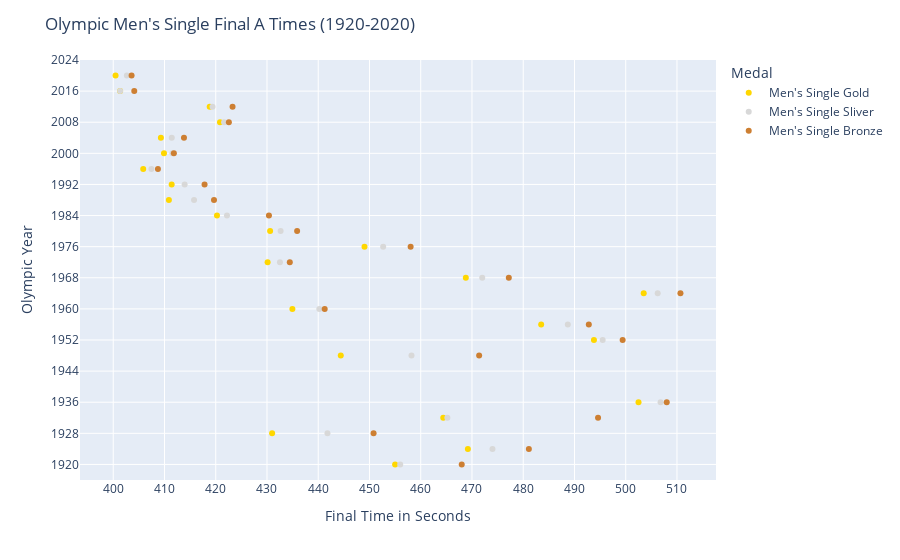
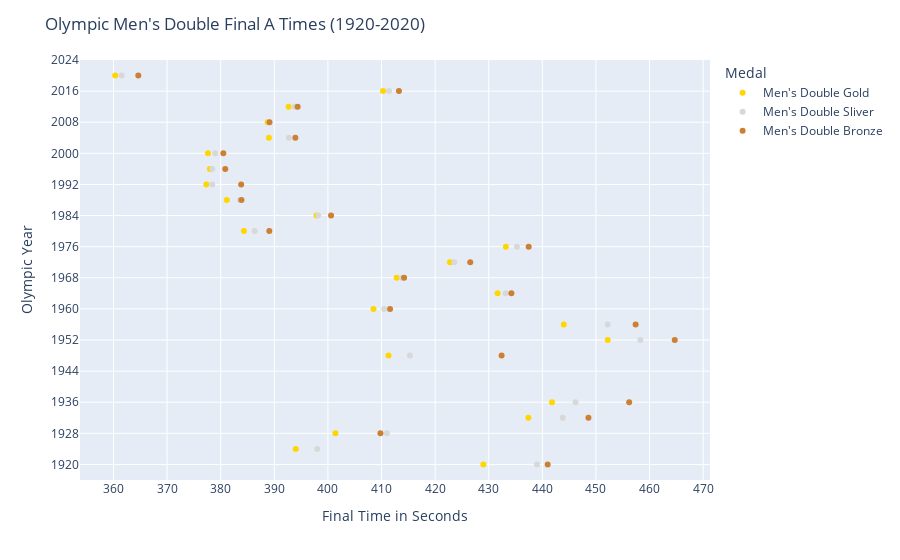
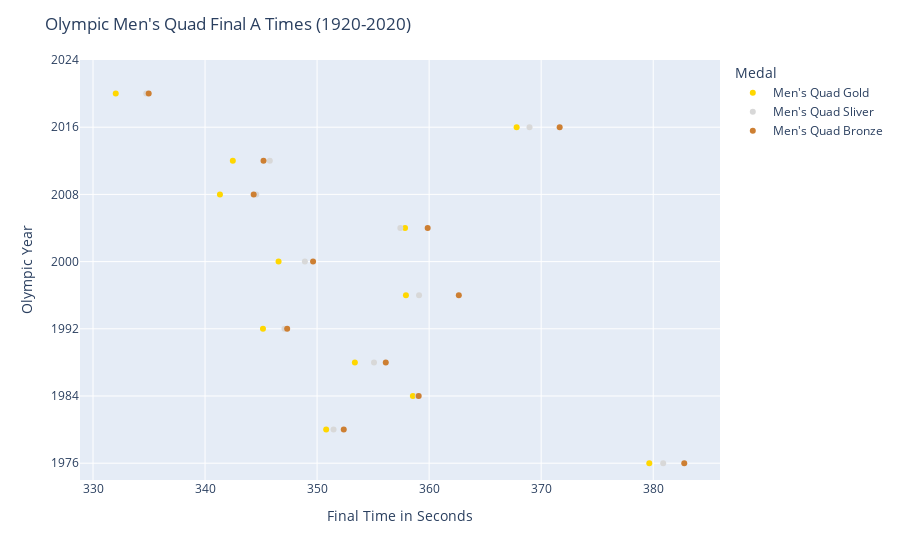
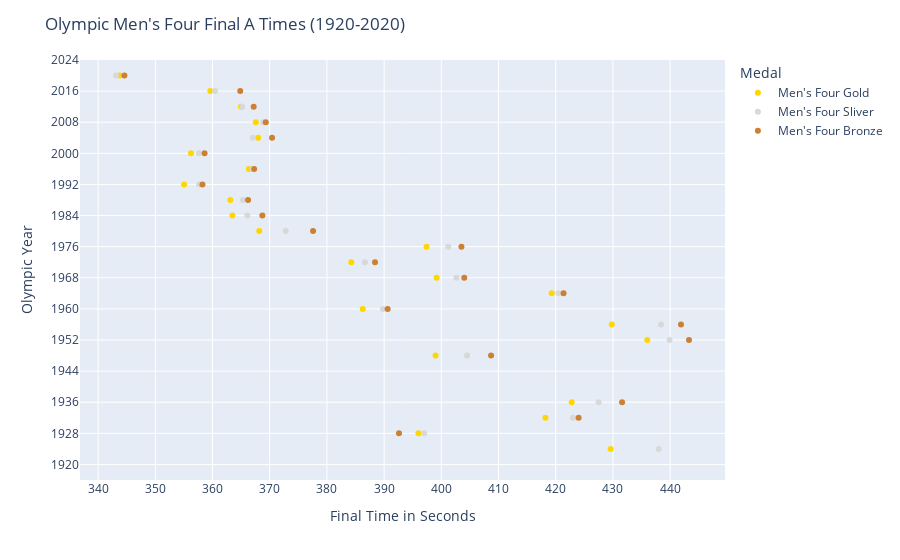

These figures' notebook cell, in order:
### Code cell
events = data.columns

primer = 0





for i in range(5) :

    event_name = list(events[primer].split(" "))

    event_name = f"Men's {event_name[1]}"

    if (primer == 6):
        start_year = 1974
    else:
        start_year = 1916

    fig = px.scatter(data, x=events[primer:(primer+3)], y = data.index, 
    color_discrete_map={
            events[primer]: "gold",
            events[primer + 1]: "#d8d8d8",
            events[primer + 2]: "#CD7F32"
        },)


    fig.update_layout(
        title = f"Olympic {event_name} Final A Times (1920-2020)",
        yaxis_title = 'Olympic Year',
        xaxis_title = 'Final Time in Seconds',
        legend_title_text = 'Medal',
        xaxis = dict(
            tickmode = 'linear',
            #range= [],
            tick0 = 0,
            dtick = 10
        ),
        yaxis = dict(
            tickmode = 'linear',
            range=[start_year, 2024],
            tick0 = 0,
            dtick = 8
        )
    )

    primer = primer + 3

    fig.show()

### Figure 1 — Plotly figure (JSON) as saved in the notebook; plotly's stock layout.template omitted (floating-point values rounded to 4 significant figures)
{"data": [{"hovertemplate": "variable=Men's Single Gold<br>value=%{x}<br>Year=%{y}<extra></extra>", "legendgroup": "Men's Single Gold", "marker": {"color": "gold", "symbol": "circle"}, "mode": "markers", "name": "Men's Single Gold", "orientation": "v", "showlegend": true, "type": "scatter", "x": [455, 469.2, 431, 464.4, 502.5, 444.4, 493.8, 483.5, 435.0, 503.5, 468.8, 430.1, 449.0, 430.6, 420.2, 410.9, 411.4, 405.9, 409.9, 409.3, 420.8, 418.8, 401.3, 400.4], "xaxis": "x", "y": [1920, 1924, 1928, 1932, 1936, 1948, 1952, 1956, 1960, 1964, 1968, 1972, 1976, 1980, 1984, 1988, 1992, 1996, 2000, 2004, 2008, 2012, 2016, 2020], "yaxis": "y"}, {"hovertemplate": "variable=Men's Single Sliver<br>value=%{x}<br>Year=%{y}<extra></extra>", "legendgroup": "Men's Single Sliver", "marker": {"color": "#d8d8d8", "symbol": "circle"}, "mode": "markers", "name": "Men's Single Sliver", "orientation": "v", "showlegend": true, "type": "scatter", "x": [456, 474, 441.8, 465.2, 506.8, 458.2, 495.5, 488.7, 440.2, 506.2, 472, 432.5, 452.7, 432.7, 422.2, 415.8, 413.9, 407.4, 411.6, 411.4, 421.6, 419.4, 401.3, 402.7], "xaxis": "x", "y": [1920, 1924, 1928, 1932, 1936, 1948, 1952, 1956, 1960, 1964, 1968, 1972, 1976, 1980, 1984, 1988, 1992, 1996, 2000, 2004, 2008, 2012, 2016, 2020], "yaxis": "y"}, {"hovertemplate": "variable=Men's Single Bronze<br>value=%{x}<br>Year=%{y}<extra></extra>", "legendgroup": "Men's Single Bronze", "marker": {"color": "#CD7F32", "symbol": "circle"}, "mode": "markers", "name": "Men's Single Bronze", "orientation": "v", "showlegend": true, "type": "scatter", "x": [468, 481.1, 450.8, 494.6, 508, 471.4, 499.4, 492.8, 441.3, 510.7, 477.2, 434.4, 458.0, 435.9, 430.4, 419.7, 417.8, 408.7, 411.8, 413.8, 422.6, 423.3, 404.1, 403.6], "xaxis": "x", "y": [1920, 1924, 1928, 1932, 1936, 1948, 1952, 1956, 1960, 1964, 1968, 1972, 1976, 1980, 1984, 1988, 1992, 1996, 2000, 2004, 2008, 2012, 2016, 2020], "yaxis": "y"}], "layout": {"legend": {"title": {"text": "Medal"}, "tracegroupgap": 0}, "margin": {"t": 60}, "title": {"text": "Olympic Men's Single Final A Times (1920-2020)"}, "xaxis": {"anchor": "y", "domain": [0, 1], "dtick": 10, "tick0": 0, "tickmode": "linear", "title": {"text": "Final Time in Seconds"}}, "yaxis": {"anchor": "x", "domain": [0, 1], "dtick": 8, "range": [1916, 2024], "tick0": 0, "tickmode": "linear", "title": {"text": "Olympic Year"}}}}

### Figure 2 — Plotly figure (JSON) as saved in the notebook; plotly's stock layout.template omitted (floating-point values rounded to 4 significant figures)
{"data": [{"hovertemplate": "variable=Men's Double Gold<br>value=%{x}<br>Year=%{y}<extra></extra>", "legendgroup": "Men's Double Gold", "marker": {"color": "gold", "symbol": "circle"}, "mode": "markers", "name": "Men's Double Gold", "orientation": "v", "showlegend": true, "type": "scatter", "x": [429, 394, 401.4, 437.4, 441.8, 411.3, 452.2, 444, 408.5, 431.7, 412.8, 422.8, 433.2, 384.3, 397.9, 381.1, 377.3, 378.0, 377.6, 389, 388.8, 392.7, 410.3, 360.3], "xaxis": "x", "y": [1920, 1924, 1928, 1932, 1936, 1948, 1952, 1956, 1960, 1964, 1968, 1972, 1976, 1980, 1984, 1988, 1992, 1996, 2000, 2004, 2008, 2012, 2016, 2020], "yaxis": "y"}, {"hovertemplate": "variable=Men's Double Sliver<br>value=%{x}<br>Year=%{y}<extra></extra>", "legendgroup": "Men's Double Sliver", "marker": {"color": "#d8d8d8", "symbol": "circle"}, "mode": "markers", "name": "Men's Double Sliver", "orientation": "v", "showlegend": true, "type": "scatter", "x": [439, 398, 411, 443.8, 446.2, 415.3, 458.3, 452.2, 410.5, 433.2, 413.8, 423.6, 435.3, 386.3, 398.2, 383.6, 378.4, 378.4, 379.0, 392.7, 389.1, 393.8, 411.4, 361.5], "xaxis": "x", "y": [1920, 1924, 1928, 1932, 1936, 1948, 1952, 1956, 1960, 1964, 1968, 1972, 1976, 1980, 1984, 1988, 1992, 1996, 2000, 2004, 2008, 2012, 2016, 2020], "yaxis": "y"}, {"hovertemplate": "variable=Men's Double Bronze<br>value=%{x}<br>Year=%{y}<extra></extra>", "legendgroup": "Men's Double Bronze", "marker": {"color": "#CD7F32", "symbol": "circle"}, "mode": "markers", "name": "Men's Double Bronze", "orientation": "v", "showlegend": true, "type": "scatter", "x": [441, null, 409.8, 448.6, 456.2, 432.4, 464.7, 457.4, 411.6, 434.2, 414.2, 426.6, 437.4, 389.1, 400.6, 383.9, 383.8, 380.9, 380.5, 393.9, 389.1, 394.4, 413.2, 364.6], "xaxis": "x", "y": [1920, 1924, 1928, 1932, 1936, 1948, 1952, 1956, 1960, 1964, 1968, 1972, 1976, 1980, 1984, 1988, 1992, 1996, 2000, 2004, 2008, 2012, 2016, 2020], "yaxis": "y"}], "layout": {"legend": {"title": {"text": "Medal"}, "tracegroupgap": 0}, "margin": {"t": 60}, "title": {"text": "Olympic Men's Double Final A Times (1920-2020)"}, "xaxis": {"anchor": "y", "domain": [0, 1], "dtick": 10, "tick0": 0, "tickmode": "linear", "title": {"text": "Final Time in Seconds"}}, "yaxis": {"anchor": "x", "domain": [0, 1], "dtick": 8, "range": [1916, 2024], "tick0": 0, "tickmode": "linear", "title": {"text": "Olympic Year"}}}}

### Figure 3 — Plotly figure (JSON) as saved in the notebook; plotly's stock layout.template omitted (floating-point values rounded to 4 significant figures)
{"data": [{"hovertemplate": "variable=Men's Quad Gold<br>value=%{x}<br>Year=%{y}<extra></extra>", "legendgroup": "Men's Quad Gold", "marker": {"color": "gold", "symbol": "circle"}, "mode": "markers", "name": "Men's Quad Gold", "orientation": "v", "showlegend": true, "type": "scatter", "x": [null, null, null, null, null, null, null, null, null, null, null, null, 379.6, 350.8, 358.6, 353.4, 345.2, 357.9, 346.6, 357.9, 341.3, 342.5, 367.8, 332.0], "xaxis": "x", "y": [1920, 1924, 1928, 1932, 1936, 1948, 1952, 1956, 1960, 1964, 1968, 1972, 1976, 1980, 1984, 1988, 1992, 1996, 2000, 2004, 2008, 2012, 2016, 2020], "yaxis": "y"}, {"hovertemplate": "variable=Men's Quad Sliver<br>value=%{x}<br>Year=%{y}<extra></extra>", "legendgroup": "Men's Quad Sliver", "marker": {"color": "#d8d8d8", "symbol": "circle"}, "mode": "markers", "name": "Men's Quad Sliver", "orientation": "v", "showlegend": true, "type": "scatter", "x": [null, null, null, null, null, null, null, null, null, null, null, null, 380.9, 351.5, 359.0, 355.1, 347.1, 359.1, 348.9, 357.4, 344.6, 345.8, 369.0, 334.8], "xaxis": "x", "y": [1920, 1924, 1928, 1932, 1936, 1948, 1952, 1956, 1960, 1964, 1968, 1972, 1976, 1980, 1984, 1988, 1992, 1996, 2000, 2004, 2008, 2012, 2016, 2020], "yaxis": "y"}, {"hovertemplate": "variable=Men's Quad Bronze<br>value=%{x}<br>Year=%{y}<extra></extra>", "legendgroup": "Men's Quad Bronze", "marker": {"color": "#CD7F32", "symbol": "circle"}, "mode": "markers", "name": "Men's Quad Bronze", "orientation": "v", "showlegend": true, "type": "scatter", "x": [null, null, null, null, null, null, null, null, null, null, null, null, 382.8, 352.4, 359.1, 356.1, 347.3, 362.6, 349.6, 359.9, 344.3, 345.2, 371.6, 335.0], "xaxis": "x", "y": [1920, 1924, 1928, 1932, 1936, 1948, 1952, 1956, 1960, 1964, 1968, 1972, 1976, 1980, 1984, 1988, 1992, 1996, 2000, 2004, 2008, 2012, 2016, 2020], "yaxis": "y"}], "layout": {"legend": {"title": {"text": "Medal"}, "tracegroupgap": 0}, "margin": {"t": 60}, "title": {"text": "Olympic Men's Quad Final A Times (1920-2020)"}, "xaxis": {"anchor": "y", "domain": [0, 1], "dtick": 10, "tick0": 0, "tickmode": "linear", "title": {"text": "Final Time in Seconds"}}, "yaxis": {"anchor": "x", "domain": [0, 1], "dtick": 8, "range": [1974, 2024], "tick0": 0, "tickmode": "linear", "title": {"text": "Olympic Year"}}}}

### Figure 4 — Plotly figure (JSON) as saved in the notebook; plotly's stock layout.template omitted (floating-point values rounded to 4 significant figures)
{"data": [{"hovertemplate": "variable=Men's Four Gold<br>value=%{x}<br>Year=%{y}<extra></extra>", "legendgroup": "Men's Four Gold", "marker": {"color": "gold", "symbol": "circle"}, "mode": "markers", "name": "Men's Four Gold", "orientation": "v", "showlegend": true, "type": "scatter", "x": [null, 429.6, 396, 418.2, 422.8, 399, 436, 429.8, 386.3, 419.3, 399.2, 384.3, 397.4, 368.2, 363.5, 363.1, 355.0, 366.4, 356.2, 368.0, 367.6, 365.0, 359.6, 343.8], "xaxis": "x", "y": [1920, 1924, 1928, 1932, 1936, 1948, 1952, 1956, 1960, 1964, 1968, 1972, 1976, 1980, 1984, 1988, 1992, 1996, 2000, 2004, 2008, 2012, 2016, 2020], "yaxis": "y"}, {"hovertemplate": "variable=Men's Four Sliver<br>value=%{x}<br>Year=%{y}<extra></extra>", "legendgroup": "Men's Four Sliver", "marker": {"color": "#d8d8d8", "symbol": "circle"}, "mode": "markers", "name": "Men's Four Sliver", "orientation": "v", "showlegend": true, "type": "scatter", "x": [null, 438, 397, 423, 427.5, 404.5, 439.9, 438.4, 389.8, 420.5, 402.6, 386.6, 401.2, 372.8, 366.1, 365.3, 357.7, 367.0, 357.6, 367.1, 368.9, 365.2, 360.4, 343.1], "xaxis": "x", "y": [1920, 1924, 1928, 1932, 1936, 1948, 1952, 1956, 1960, 1964, 1968, 1972, 1976, 1980, 1984, 1988, 1992, 1996, 2000, 2004, 2008, 2012, 2016, 2020], "yaxis": "y"}, {"hovertemplate": "variable=Men's Four Bronze<br>value=%{x}<br>Year=%{y}<extra></extra>", "legendgroup": "Men's Four Bronze", "marker": {"color": "#CD7F32", "symbol": "circle"}, "mode": "markers", "name": "Men's Four Bronze", "orientation": "v", "showlegend": true, "type": "scatter", "x": [null, null, 392.6, 424, 431.6, 408.7, 443.3, 441.9, 390.6, 421.4, 404.0, 388.4, 403.5, 377.6, 368.7, 366.2, 358.2, 367.3, 358.6, 370.4, 369.3, 367.2, 364.9, 344.6], "xaxis": "x", "y": [1920, 1924, 1928, 1932, 1936, 1948, 1952, 1956, 1960, 1964, 1968, 1972, 1976, 1980, 1984, 1988, 1992, 1996, 2000, 2004, 2008, 2012, 2016, 2020], "yaxis": "y"}], "layout": {"legend": {"title": {"text": "Medal"}, "tracegroupgap": 0}, "margin": {"t": 60}, "title": {"text": "Olympic Men's Four Final A Times (1920-2020)"}, "xaxis": {"anchor": "y", "domain": [0, 1], "dtick": 10, "tick0": 0, "tickmode": "linear", "title": {"text": "Final Time in Seconds"}}, "yaxis": {"anchor": "x", "domain": [0, 1], "dtick": 8, "range": [1916, 2024], "tick0": 0, "tickmode": "linear", "title": {"text": "Olympic Year"}}}}
